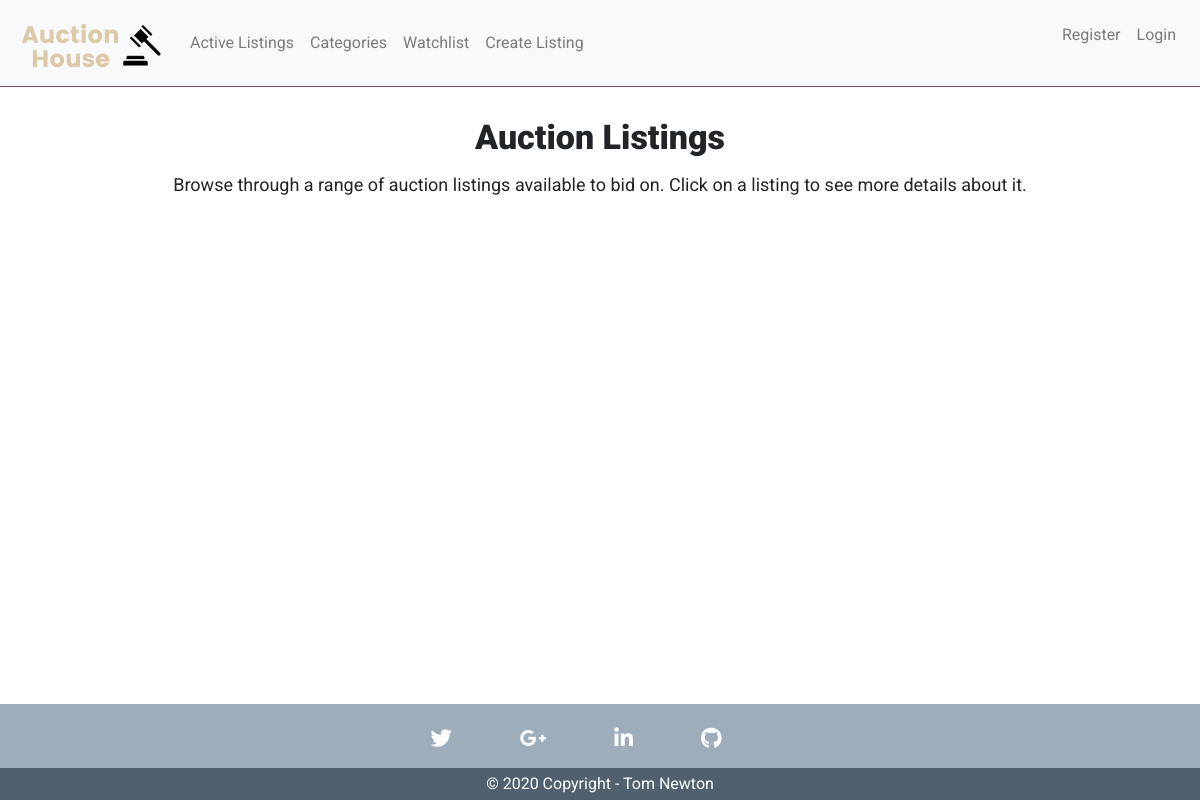
/, run on an earlier commit of the app's database.
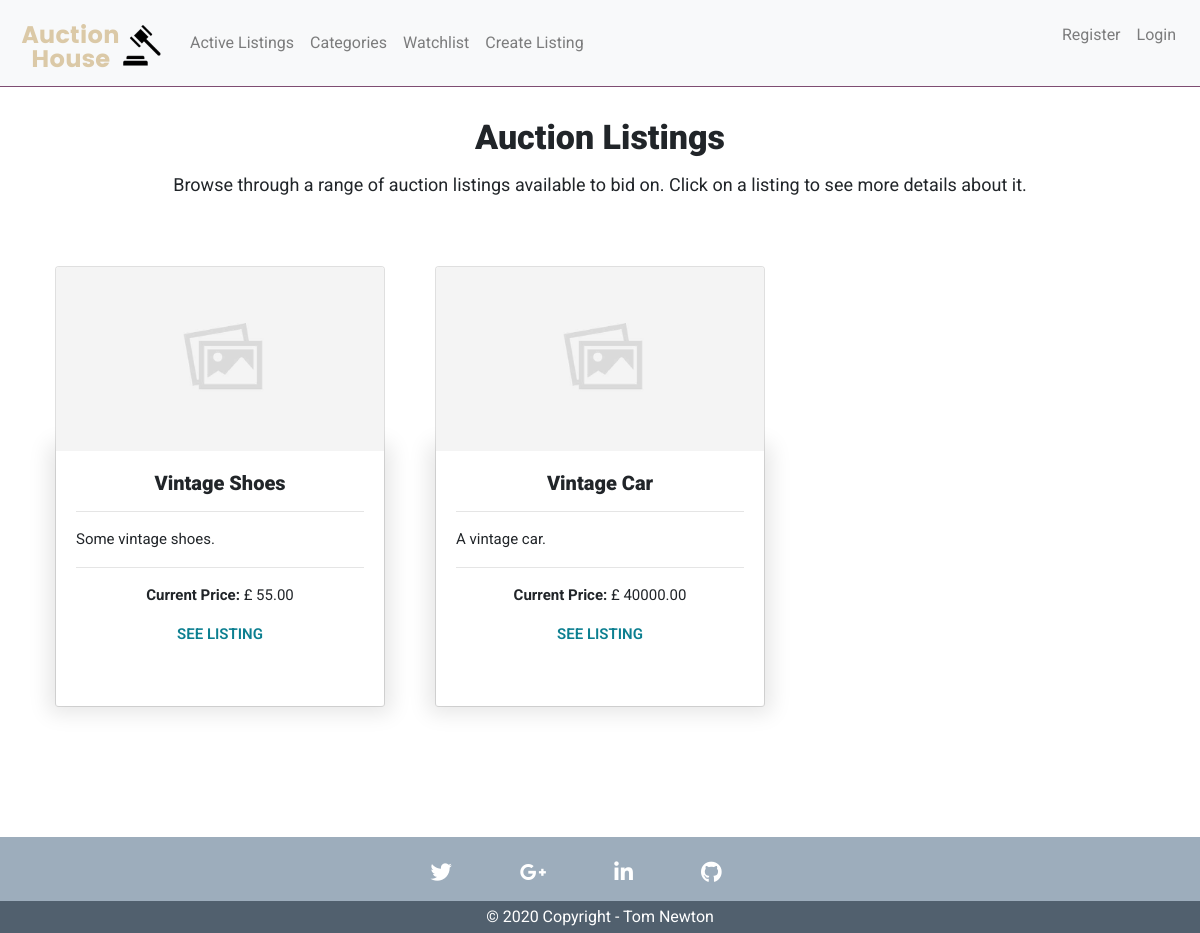
And on a later commit of the database.
### auctions/models.py (models this page shows, shortened)
class Auction(models.Model):
    user = models.ForeignKey(User, on_delete=models.CASCADE, default=None)
    title = models.CharField(max_length=120)
    description = models.TextField(max_length=220, null=True)
    image_url = models.URLField(max_length=600, default=None)
    category = models.CharField(max_length=120, default='uncategorised')
    price = models.DecimalField(decimal_places=2, max_digits=10000, default=None)
    date = models.DateTimeField(auto_now_add=True)
    end_date = models.DateField()
    status = models.CharField(max_length=6, default="Open")
    highest_bid = models.DecimalField(decimal_places=2, max_digits=10000, null=True, default=0)
    highest_bidder = models.CharField(max_length=200, null=True)

### auctions/views.py (the view)
# urls.py: path("", views.index, name="index"),
def index(request):
    auctions = Auction.objects.all()
    context = {
        'auctions': auctions,
    }
    return render(request, "auctions/index.html", context)

### auctions/templates/auctions/index.html (shortened to what this page needs)
{% extends "auctions/layout.html" %}
{% load static %}
{% block body %}
<section id="auction_listings">
    <div class="title">
        <h1>Auction Listings</h1>
        <p>Browse through a range of auction listings available to bid on. Click on a listing to see more details about it.</p>
    </div>
    <div class="container my-container">
        <div class="row my-row mt-5 mb-5">
            {% for auction in auctions %}
            <div class="col-md-4 col-sm-6 my-col mb-5">
                <div class="card text-center h-100">
                    <div class="embed-responsive embed-responsive-16by9">
                        <img alt="Card image cap" class="card-img-top embed-responsive-item" src="{{auction.image_url}}" onerror="this.onerror=null;this.src='{% static "auctions/images/placeholderimage.png" %}';" alt="">
                     </div>
                    <div class="card-body">
                      <h4 class="card-title">{{auction.title}}</h4>
                      <hr>
                      <p class="card-text text-justify">{{auction.description}}</p>
                      <hr>
                      <p class="card-text"><b>Current Price: </b>£
                      {% if auction.price > auction.highest_bid%}
                        {{ auction.price }}
                        {% else %}
                            {{ auction.highest_bid }}
                        {% endif %}
                        </p>
                        <a class="stretched-link" href="{% url 'listing' auction.id %}">SEE LISTING</a>
                    </div>
                </div>
            </div>
            {% endfor %}
    </div>
</section>
{% endblock %}

### auctions/templates/auctions/layout.html (shortened to what this page needs)
{% load static %}
<!DOCTYPE html>
<html lang="en">
    <head>
        <link rel="stylesheet" href="https://stackpath.bootstrapcdn.com/bootstrap/4.4.1/css/bootstrap.min.css">
        <link rel="stylesheet" href="https://pro.fontawesome.com/releases/v5.10.0/css/all.css"/>
        <link href="{% static 'auctions/styles.css' %}" rel="stylesheet">
    </head>
    <body>
    <div class="d-flex flex-column min-vh-100">
        <nav class="navbar navbar-expand-lg navbar-light bg-light">
                <a class="navbar-brand crop" href="{% url 'index' %}">
                    <img src="{% static 'auctions/images/logo.png' %}" alt="no">
                </a>
            <div class="collapse navbar-collapse" id="navbarSupportedContent">
                <ul class="navbar-nav mr-auto">
                    <li class="nav-item">
                        <a class="nav-link" href="{% url 'index' %}">Active Listings</a>
                    </li>
                    <li class="nav-item">
                        <a class="nav-link" href="{% url 'categories'%}">Categories</a>
                    </li>
                    <li class="nav-item">
                        <a class="nav-link" href="{% url 'watchlist' %}">
                            Watchlist
                        </a>
                    </li>
                    <li class="nav-item">
                        <a class="nav-link" href="{% url 'createlisting' %}">Create Listing</a>
                    </li>
                </ul>
                <ul class="navbar-nav ml-auto">
                    <li class="nav-item">
                        {% if user.is_authenticated %}
                            <a class="nav-link" href="{% url 'logout' %}">Logout</a>
                        {% else %}
                            <ul class="navbar-nav ml-auto">
                                <a class="nav-link" href="{% url 'register' %}">Register</a>
                                <a class="nav-link" href="{% url 'login' %}">Login</a>
                            </ul>
                        {% endif %}
                </ul>
            </div>
        </nav>
        <main class="flex-fill">
        {% block body %}
        {% endblock %}
        </main>
    </body>
        <footer class="footer mt-4 pt-4">
            <div class="container">
                <ul class="list-unstyled list-inline text-center">
                    <li class="list-inline-item">
                        <a href="https://twitter.com/home" class="btn-floating mx-1" style="color: white;">
                            <i class="fab fa-twitter fa-lg white-text mr-md-5 mr-3 "></i>
                        </a>
                    </li>
                    <li class="list-inline-item">
                        <a href="mailto:thomasnewton270@gmail.com" class="btn-floating mx-1" style="color: white;">
                            <i class="fab fa-google-plus-g fa-lg white-text mr-md-5 mr-3"></i>
                        </a>
                    </li>
                    <li class="list-inline-item">
                        <a href="https://www.linkedin.com/in/thomas-newton-2a5037144/" class="btn-floating mx-1" style="color: white;">
                            <i class="fab fa-linkedin-in fa-lg white-text mr-md-5 mr-3"></i>
                        </a>
                    </li>
                    <li class="list-inline-item">
                        <a href="https://github.com/TomNewton1/commerce" class="btn-floating mx-1" style="color: white;">
                            <i class="fab fa-github fa-lg mr-md-5 mr-3"></i>
                        </a>
                    </li>
                </ul>
            </div>
        <div class="footer-copyright text-center py-1" style="color: white;">© 2020 Copyright - Tom Newton</div>
        </footer>
</html>

### auctions/static/auctions/styles.css (style rules this page uses)
* { font-family: 'Roboto', sans-serif; }
.navbar { border-bottom: 1px solid #7e4d72; }
.footer { background-color: #9DADBC; }
.footer-copyright { background-color:#51606E; }
.crop { width: 150px; height: 70px; overflow: hidden; }
.crop img { width: 250px; height: 250px; margin: -90px 0 -25px -50px; }
.embed-responsive .card-img-top { object-fit: cover; }
#auction_listings { padding: 30px 0px; }
#auction_listings h1 { font-weight: 900; font-size: 34px; padding-bottom: 5px; }
.title { text-align: center; }
.title p { font-size: 18px; }
.card-title { font-size: 20px; font-weight: 900; }
.card-text { font-size: 15px; }
.card-body { box-shadow: 0 0 20px 7px rgba(0,0,0,0.1); }
.card { margin: 20px 10px; }
.card-body a { color: #0c7f90; text-decoration: none; font-size: 15px; margin-top: auto; font-weight: 600; }

What changed in the data, as far as the page shows it:
added Auction: title "Vintage Shoes", description "Some vintage shoes.", price "55.00"
added Auction: title "Vintage Car", description "A vintage car.", price "40000.00"
